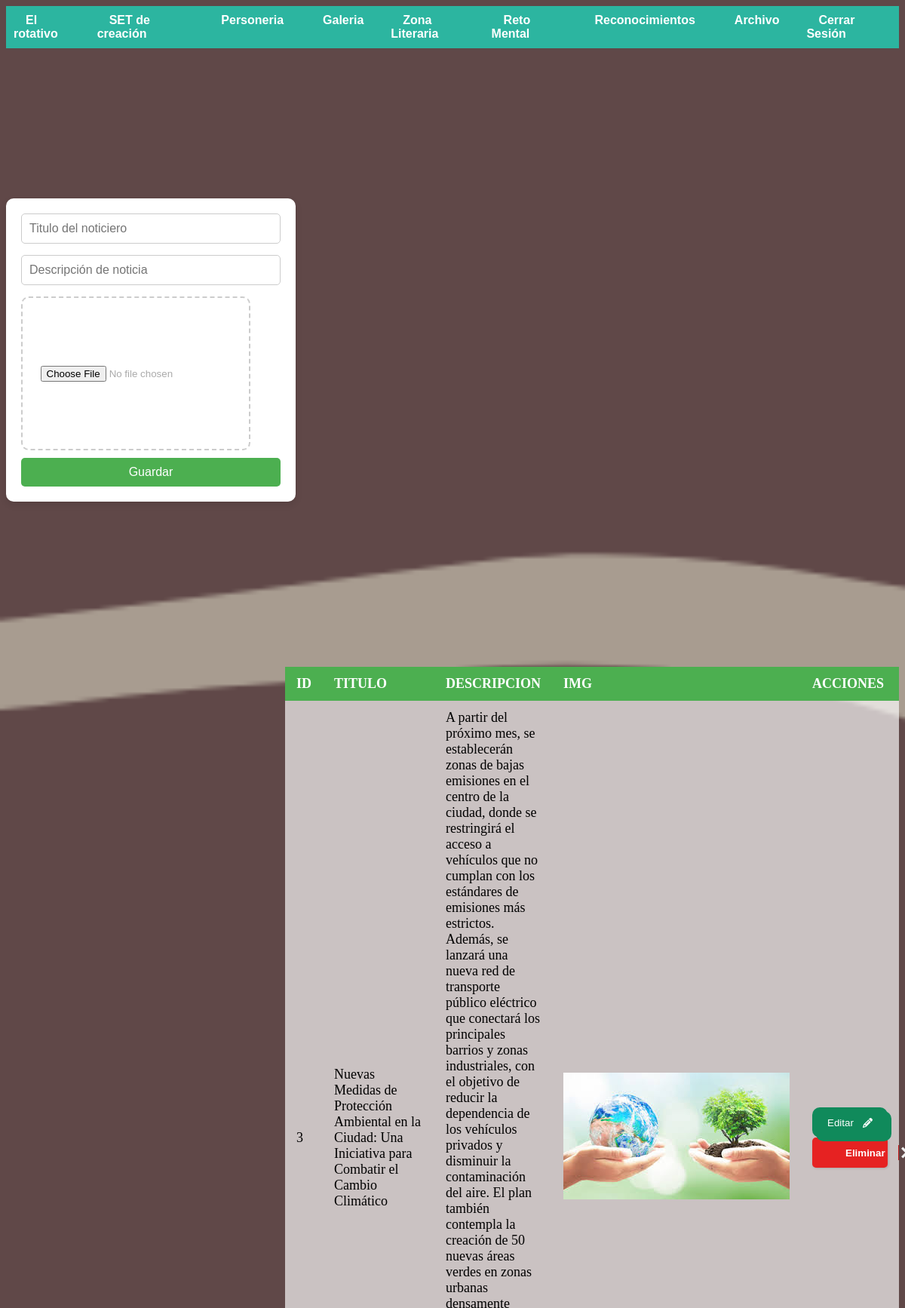
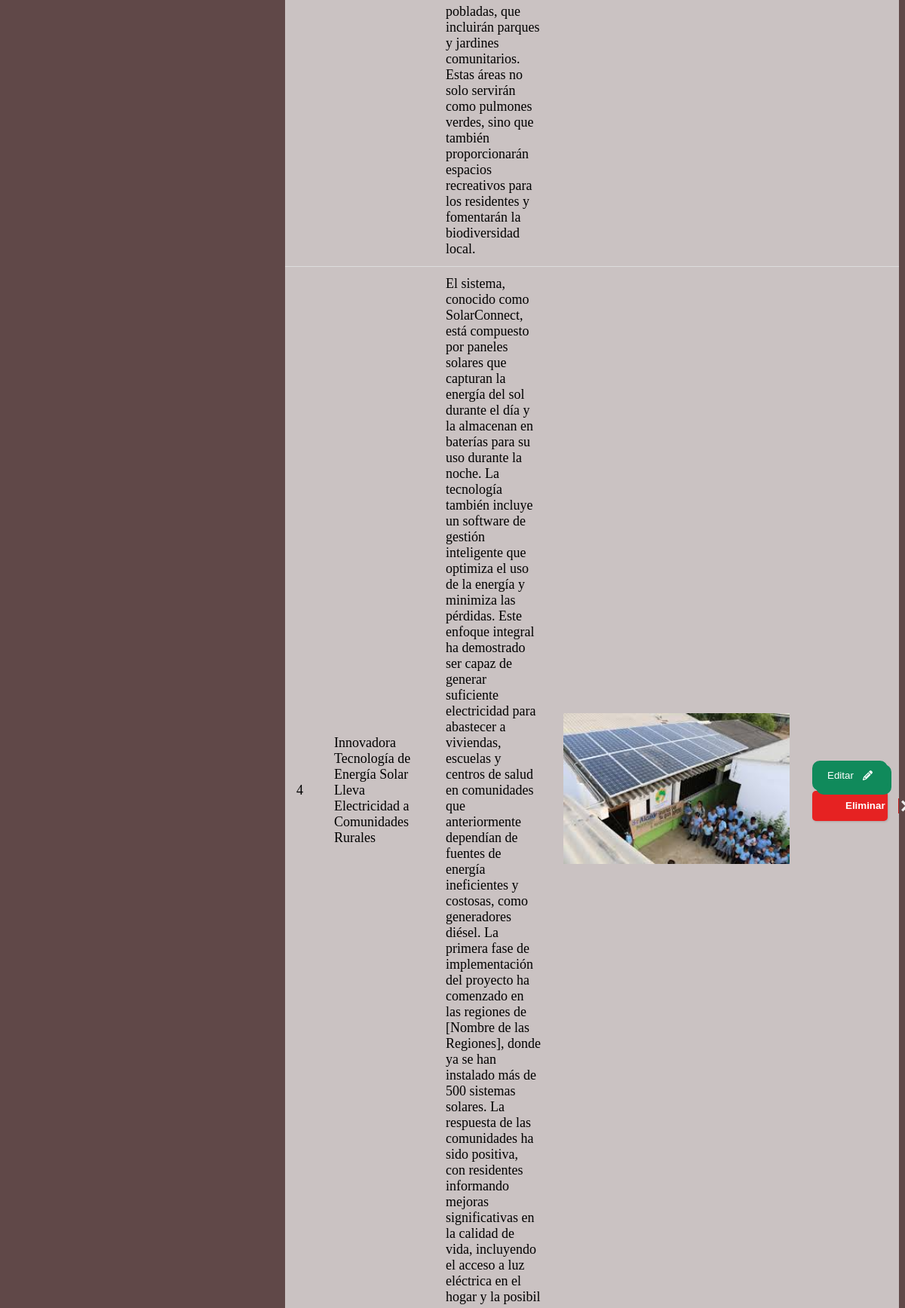
The page /administrador/creacion.php (signed in, upper part) on the database its author committed (2 pictures, top to bottom).
### tables this page shows
CREATE TABLE `publicacion` (
  `id` int(11) NOT NULL,
  `titulo` varchar(200) NOT NULL,
  `descripcion` varchar(900) NOT NULL,
  `imagen` blob NOT NULL
);

### administrador/creacion.php (the view, shortened to what this page needs)
<?php include("includes/header.php"); ?>
    <div class="contenedor">
        <div class="formulario">
            <div class="tarjeta">
                <form action="creacion/guardar.php" method="POST" enctype="multipart/form-data">
                    <div class="grupo">
                        <input type="text" name="titulo" placeholder="Titulo del noticiero" autofocus>
                    </div>
                    <div class="grupo">
                        <input type="text" name="descripcion" rows="3" placeholder="Descripción de noticia">
                    </div>
                    <div class="drop_area">
                        <input type="file" name="imagen">
                    </div>
                    <input type="submit" name="guardar" value="Guardar">
                </form>
            </div>
        </div>
    </div>
     <div class="muestras">
        <table>
            <thead>
                <tr>
                    <th>id</th>
                    <th>titulo</th>
                    <th>descripcion</th>
                    <th>img</th>
                    <th>acciones</th>
                 </tr>
            </thead>
            <tbody>
            <?php
                    $query = "SELECT * FROM publicacion";
                    $result_ = mysqli_query($conexion, $query);
                    while($row = mysqli_fetch_array($result_)){?>
                        <tr>
                            <td><?php echo $row['id']?></td>
                            <td><?php echo $row['titulo']?></td>
                            <td><?php echo $row['descripcion']?></td>
                            <td><img src="img/<?php echo $row['imagen']?>" id="imagenes"></td>
                            <td>
                            <button class="Btn"  onclick="window.location.href='creacion/editar.php?id=<?php echo $row['id']?>';">Editar
                            </button>
                            <button class="noselect" onclick="window.location.href='creacion/eliminar.php?id=<?php echo $row['id']?>';">
                                <span class="text">Eliminar</span><span class="icon">
                                    <svg xmlns="http://www.w3.org/2000/svg" width="24" height="24" viewBox="0 0 24 24">
                                        <path d="M24 20.188l-8.315-8.209 8.2-8.282-3.697-3.697-8.212 8.318-8.31-8.203-3.666 3.666 8.321 8.24-8.206 8.313 3.666 3.666 8.237-8.318 8.285 8.203z">
                                        </path>
                                    </svg>
                                </span>
                        </button>
                            </td>
                        </tr>
                    <?php }?>
            </tbody>
         </table>
        </div>
        <?php include("includes/footer.php");?>

### administrador/algo.css (style rules this page uses)
body { background-image: url(../img/Fondo_Oscuro.png); background-repeat: no-repeat; background-size: cover; background-attachment: fixed; }
.contenedor { display: flex; justify-content: left; align-items: center; height: 100vh; background-color: transparent; margin: 0%; padding: 0; }
.tarjeta { background-color: white; padding: 20px; border-radius: 10px; box-shadow: 0px 4px 10px rgba(0, 0, 0, 0.1); max-width: 400px; width: 100%; }
.grupo { margin-bottom: 15px; }
.grupo input[type="text"] { width: 100%; padding: 10px; border: 1px solid #ccc; border-radius: 5px; font-size: 16px; box-sizing: border-box; }
input[type="submit"] { width: 100%; padding: 10px 15px; background-color: #4CAF50; color: white; border: none; border-radius: 5px; font-size: 16px; cursor: pointer; transition: background-color 0.3s ease; }
.muestras { display:flex; justify-content: right; align-items: center; background-color: transparent; }
.drop_area { width: 300px; height: 200px; border: 2px dashed #ccc; border-radius: 10px; display: flex; align-items: center; justify-content: center; color: #aaa; font-family: Arial, sans-serif; font-size: 16px; cursor: pointer; transition: background-color 0.3s ease; margin-bottom:10px ; }
.drop_area input[type="file"] { display:flex; }
.drop_area::before { text-align: center; }
table { width: 60%; border-collapse: collapse; margin: 20px 0; font-size: 18px; text-align: left; }
thead tr { background-color: #4CAF50; color: white; }
thead th { padding: 12px 15px; text-transform: uppercase; }
tbody { background-color: #ffffffab; }
tbody td { padding: 12px 15px; border-bottom: 1px solid #ddd; }
#imagenes { width: 300px; }
.Btn { position: relative; display: flex; align-items: center; justify-content: flex-start; width: 100px; height: 40px; border: none; padding: 0px 20px; background-color: rgb(16, 138, 91); color: white; font-weight: 500; cursor: pointer; border-radius: 10px; box-shadow: 5px 5px 0px rgb(16, 138, 91); transition-duration: .3s; }
.svg { width: 13px; position: absolute; right: 0; margin-right: 20px; fill: white; transition-duration: .3s; }
.noselect { width: 100px; height: 40px; cursor: pointer; display: flex; align-items: center; background: red; border: none; border-radius: 5px; box-shadow: 1px 1px 3px rgba(0,0,0,0.15); background: #e62222; }
.noselect, button span { transition: 200ms; }
.noselect .text { transform: translateX(20px); color: white; font-weight: bold; }
.noselect .icon { position: absolute; border-left: 1px solid #c41b1b; transform: translateX(90px); height: 20px; width: 20px; display: flex; align-items: center; justify-content: center; }
.noselect svg { width: 15px; fill: #eee; }
button { --primary-color: #704646ea; --secondary-color: #fff; --hover-color: #111; --arrow-width: 10px; --arrow-stroke: 2px; box-sizing: border-box; border: 0; border-radius: 20px; color: var(--secondary-color); padding: 1em 1.8em; background: var(--primary-color); display: flex; transition: 0.2s background; align-items: center; gap: 0.6em; font-weight: bold; }

### rows shown on the page
publicacion: id "3", titulo "Nuevas Medidas de Protección Ambiental en la Ciudad: Una Iniciativa para Combatir el Cambio Climático", descripcion "A partir del próximo mes, se establecerán zonas de bajas emisiones en el centro de la ciudad, donde se restringirá el acceso a vehículos que no cumplan con los estándares de emisiones más estrictos. Además, se lanzará una nueva red de transporte público eléctrico que conectará los principales barrios y zonas industriales, con el objetivo de reducir la dependencia de los vehículos privados y disminuir la contaminación del aire. El plan también contempla la creación de 50 nuevas áreas verdes en zonas urbanas densamente pobladas, que incluirán parques y jardines comunitarios. Estas áreas no solo servirán como pulmones verdes, sino que también proporcionarán espacios recreativos para los…", imagen (picture)
publicacion: id "4", titulo "Innovadora Tecnología de Energía Solar Lleva Electricidad a Comunidades Rurales", descripcion "El sistema, conocido como SolarConnect, está compuesto por paneles solares que capturan la energía del sol durante el día y la almacenan en baterías para su uso durante la noche. La tecnología también incluye un software de gestión inteligente que optimiza el uso de la energía y minimiza las pérdidas. Este enfoque integral ha demostrado ser capaz de generar suficiente electricidad para abastecer a viviendas, escuelas y centros de salud en comunidades que anteriormente dependían de fuentes de energía ineficientes y costosas, como generadores diésel. La primera fase de implementación del proyecto ha comenzado en las regiones de [Nombre de las Regiones], donde ya se han instalado más de 500…", imagen (picture)
